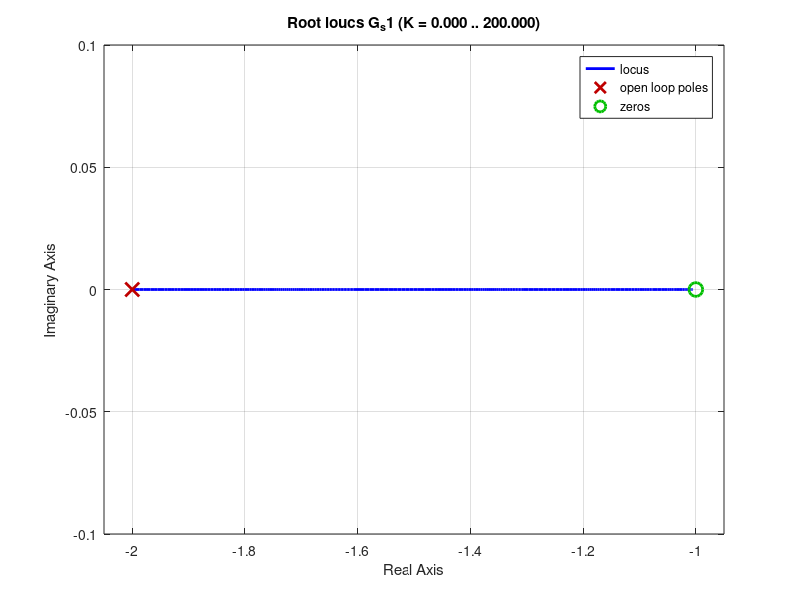
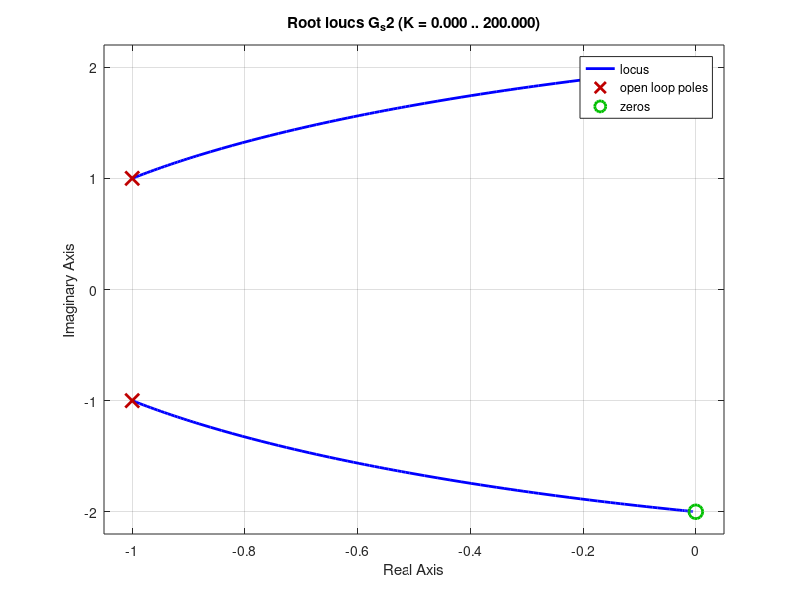
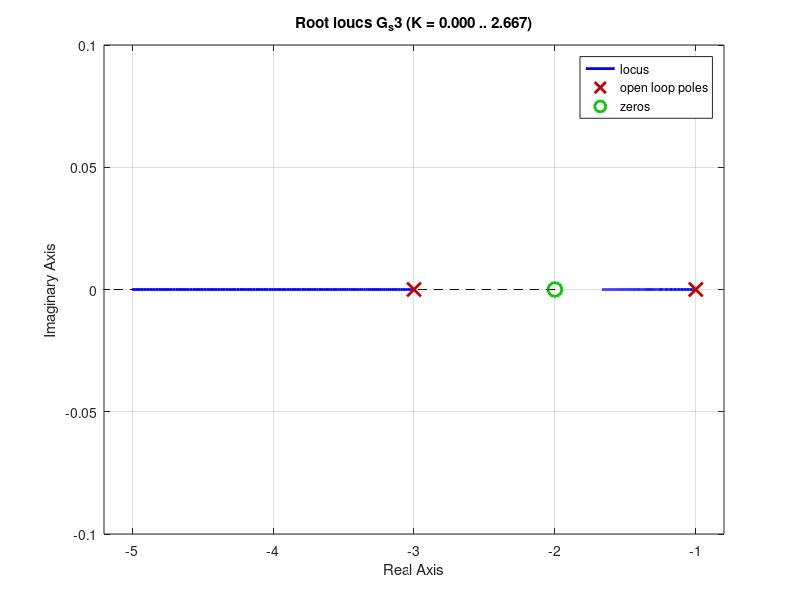
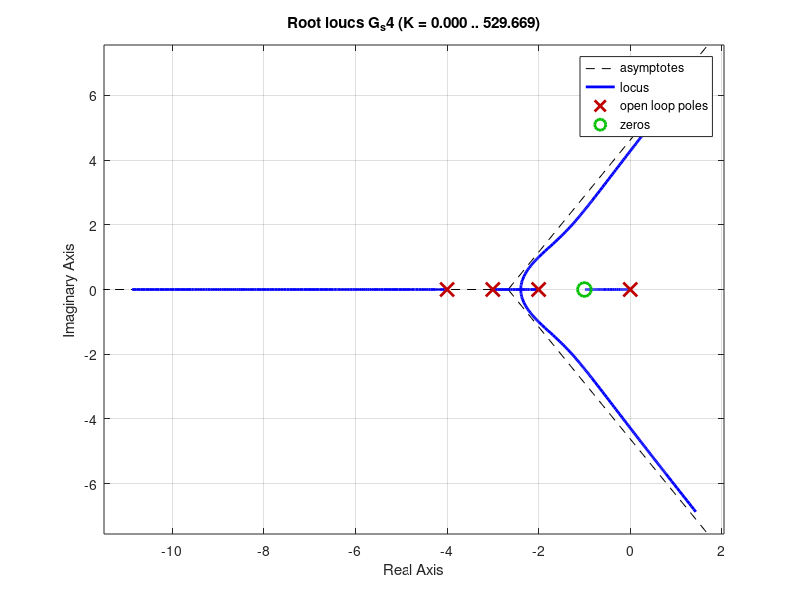

MATLAB code for these plots, in order:
%%%%%%%%%%%%%%%%%%%%%%%%%%%%%%%%%%%%%%%%%%%%%
%% 《控制之美-卷一(第二版)》 代码
%% 作者：王天威
%% 清华大学出版社
%% 程序名称：8-1_Root_Locus_Example.m
%% 程序功能：根轨迹举例
%%%%%%%%%%%%%%%%%%%%%%%%%%%%%%%%%%%%%%%%%%%%%
%% 程序初始化，清空工作空间，缓存，
clear all;
close all;
clc;
% 读取Octave控制和信号数据库（注：如使用Matlab，可删除或注释掉本行代码）
pkg load control
% 定义传递函数
s = tf('s');
G_s1 = (s+1)/(s+2);
G_s2 = (s^2+4)/(s^2+2*s+2);
G_s3 = (s+2)/((s+1)*(s+3));
G_s4 = (s+1)/(s*(s+2)*(s+3)*(s+4));
% 绘图
figure(1);
rlocus(G_s1);
figure(2);
rlocus(G_s2);
figure(3);
rlocus(G_s3);
figure(4);
rlocus(G_s4);
